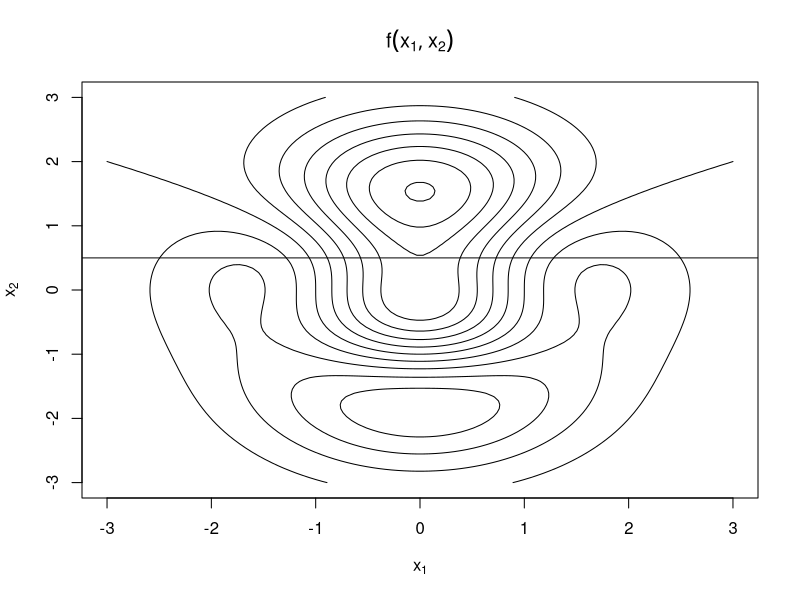
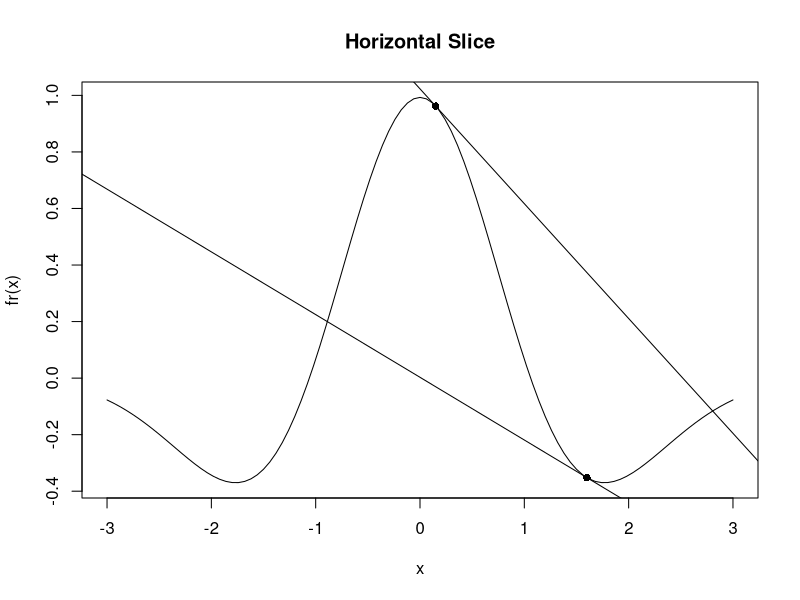

These charts were generated, in order, by the following R code:
f = function(x1, x2){
	ret = (1 - x1 ^ 2 + x2 ^ 3) * exp(-0.5 * (x1 ^ 2 + x2 ^ 2))
	return(ret)
}

lineRestrict = function(x1){
	x2 = k * x1 + b
	return(x2)
}

x1 = seq(-3, 3, length.out = 100)
x2 = seq(-3, 3, length.out = 100)
y = outer(x1, x2, f)

contour(x1, x2, y, xlab = expression(x[1]), ylab = expression(x[2]), 
	main = expression(f(x[1], x[2])), drawlabels = FALSE, nlevels = 10)
x2.0 = 0.5
abline(h = x2.0)
fr = function(x1) {f(x1, x2.0)}
curve(fr, -3, 3, main = 'Horizontal Slice')

g = function(x1, x2){
	c(
		-x1 * (3 - x1 ^ 2 + x2 ^ 3) * exp(-0.5 * (x1 ^ 2 + x2 ^ 2)),
		-x2 * (1 - x1 ^ 2 - 3 * x2 + x2 ^ 3) * exp(-0.5 * (x1 ^ 2 + x2 ^ 2))
	)
}
gr = function(x1) {
	g(x1, x2.0)[1]
}

x1.0 = 0.15
m = gr(x1.0)
b = fr(x1.0) - x1.0 * m
abline(b, m)
points(x1.0, fr(x1.0), pch = 16)

x1.0 = 1.6
m = gr(x1.0)
b = fr(x1.0) - x1.0 * m
abline(b, m)
points(x1.0, fr(x1.0), pch = 16)

x.0 = runif(2, -3, 3)
v = rnorm(2)
v = v / sqrt(sum(v ^ 2))